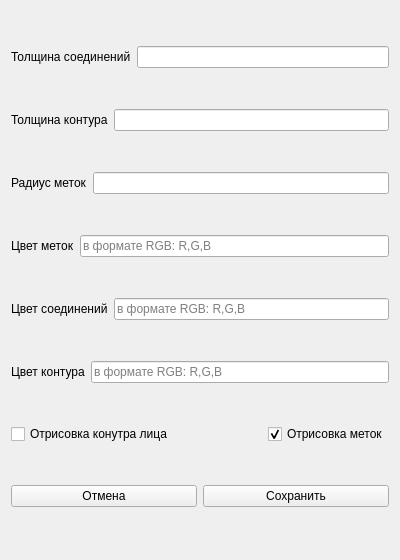
<?xml version="1.0" encoding="UTF-8"?>
<ui version="4.0">
 <class>Form</class>
 <widget class="QWidget" name="Form">
  <property name="geometry">
   <rect>
    <x>0</x>
    <y>0</y>
    <width>400</width>
    <height>560</height>
   </rect>
  </property>
  <property name="windowTitle">
   <string>Настройки текущей сессии</string>
  </property>
  <property name="windowIcon">
   <iconset>
    <normaloff>../imgs/icon.png</normaloff>../imgs/icon.png</iconset>
  </property>
  <layout class="QVBoxLayout" name="verticalLayout">
   <item>
    <layout class="QHBoxLayout" name="horizontalLayout_2">
     <item>
      <widget class="QLabel" name="label_2">
       <property name="text">
        <string>Толщина соединений</string>
       </property>
      </widget>
     </item>
     <item>
      <widget class="QLineEdit" name="lineEdit_connections_thickness"/>
     </item>
    </layout>
   </item>
   <item>
    <layout class="QHBoxLayout" name="horizontalLayout">
     <item>
      <widget class="QLabel" name="label">
       <property name="text">
        <string>Толщина контура</string>
       </property>
      </widget>
     </item>
     <item>
      <widget class="QLineEdit" name="lineEdit_contours_thickness"/>
     </item>
    </layout>
   </item>
   <item>
    <layout class="QHBoxLayout" name="horizontalLayout_3">
     <item>
      <widget class="QLabel" name="label_3">
       <property name="text">
        <string>Радиус меток</string>
       </property>
      </widget>
     </item>
     <item>
      <widget class="QLineEdit" name="lineEdit_circle_radius"/>
     </item>
    </layout>
   </item>
   <item>
    <layout class="QHBoxLayout" name="horizontalLayout_4">
     <item>
      <widget class="QLabel" name="label_4">
       <property name="text">
        <string>Цвет меток</string>
       </property>
      </widget>
     </item>
     <item>
      <widget class="QLineEdit" name="lineEdit_landmark_color">
       <property name="placeholderText">
        <string>в формате RGB: R,G,B</string>
       </property>
      </widget>
     </item>
    </layout>
   </item>
   <item>
    <layout class="QHBoxLayout" name="horizontalLayout_5">
     <item>
      <widget class="QLabel" name="label_5">
       <property name="text">
        <string>Цвет соединений</string>
       </property>
      </widget>
     </item>
     <item>
      <widget class="QLineEdit" name="lineEdit_connection_color">
       <property name="placeholderText">
        <string>в формате RGB: R,G,B</string>
       </property>
      </widget>
     </item>
    </layout>
   </item>
   <item>
    <layout class="QHBoxLayout" name="horizontalLayout_6">
     <item>
      <widget class="QLabel" name="label_6">
       <property name="text">
        <string>Цвет контура</string>
       </property>
      </widget>
     </item>
     <item>
      <widget class="QLineEdit" name="lineEdit_contours_color">
       <property name="placeholderText">
        <string>в формате RGB: R,G,B</string>
       </property>
      </widget>
     </item>
    </layout>
   </item>
   <item>
    <layout class="QHBoxLayout" name="horizontalLayout_7">
     <item alignment="Qt::AlignmentFlag::AlignLeft|Qt::AlignmentFlag::AlignVCenter">
      <widget class="QCheckBox" name="checkBox_draw_contours">
       <property name="text">
        <string>Отрисовка конутра лица</string>
       </property>
      </widget>
     </item>
     <item alignment="Qt::AlignmentFlag::AlignRight">
      <widget class="QCheckBox" name="checkBox_draw_landmarks">
       <property name="text">
        <string>Отрисовка меток</string>
       </property>
       <property name="checked">
        <bool>true</bool>
       </property>
       <property name="tristate">
        <bool>false</bool>
       </property>
      </widget>
     </item>
    </layout>
   </item>
   <item>
    <layout class="QHBoxLayout" name="horizontalLayout_11">
     <item>
      <widget class="QPushButton" name="cancel_button">
       <property name="text">
        <string>Отмена</string>
       </property>
      </widget>
     </item>
     <item>
      <widget class="QPushButton" name="save_button">
       <property name="text">
        <string>Сохранить</string>
       </property>
      </widget>
     </item>
    </layout>
   </item>
  </layout>
 </widget>
 <resources/>
 <connections/>
</ui>
